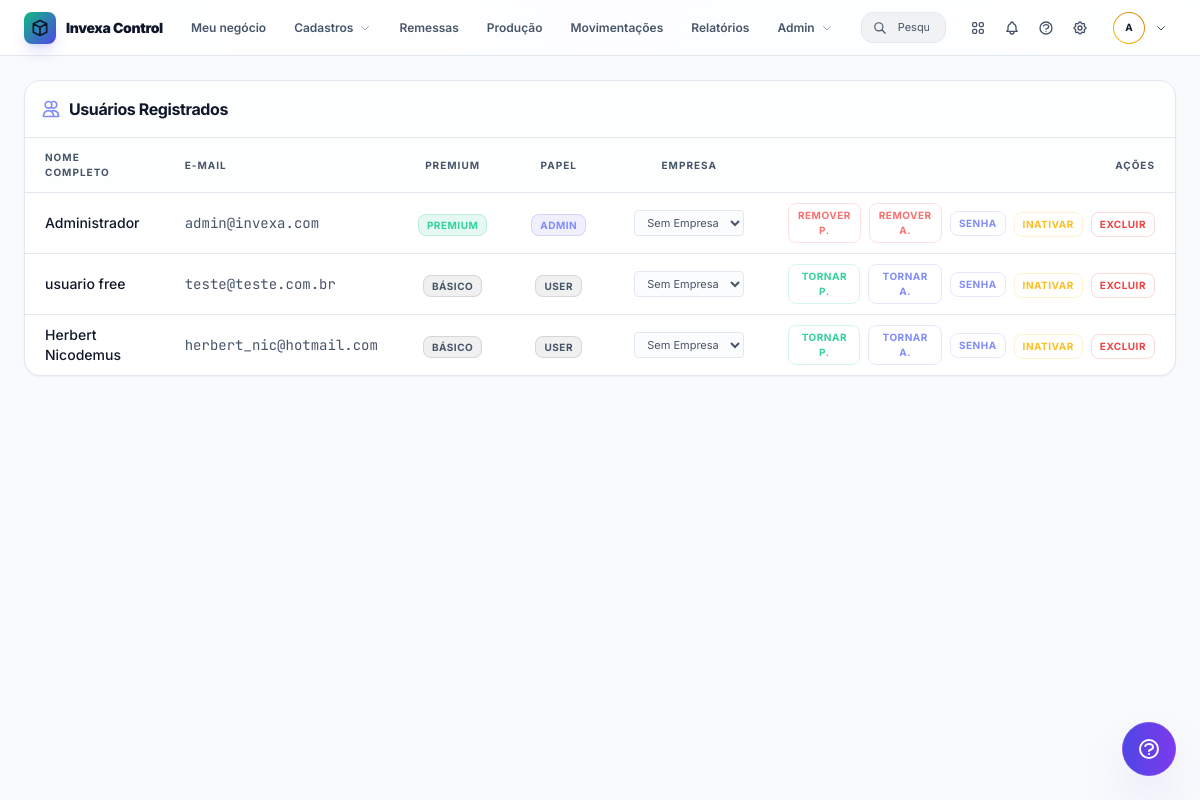
Before: /admin/users (signed in) with the older database file.
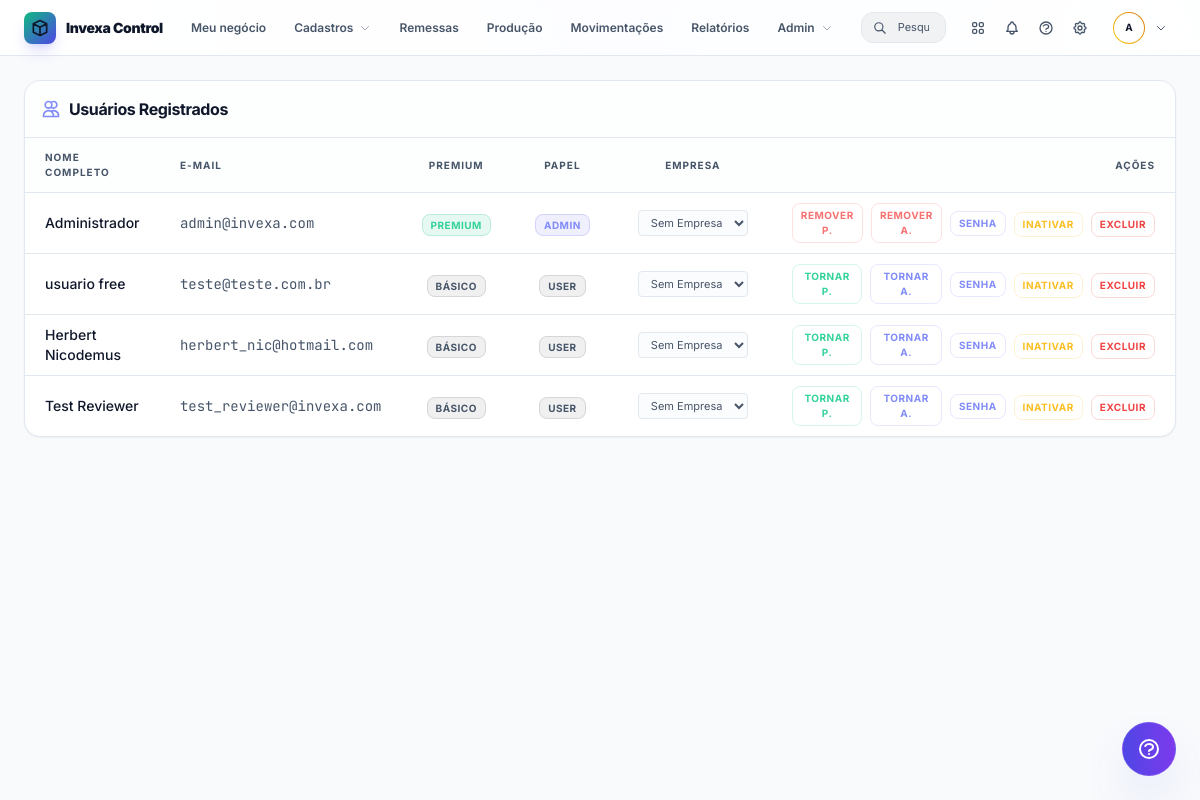
After: the same page with the newer database file.
### app/models/user.py (models this page shows)
class User(Base):
    __tablename__ = "users"
    id = Column(Integer, primary_key=True, index=True)
    email = Column(String, unique=True, index=True)
    hashed_password = Column(String)
    is_active = Column(Boolean, default=True)
    is_admin = Column(Boolean, default=False)
    company_id = Column(Integer, ForeignKey("companies.id"), nullable=True)
    company = relationship("Company", back_populates="users")
    is_premium = Column(Boolean, default=False)
    subscription_status = Column(String, default="inactive") # inactive, active, expired, canceled
    subscription_plan = Column(String, default="free") # free, monthly, annual
    subscription_end_date = Column(DateTime, nullable=True)
    full_name = Column(String, nullable=True)
    guide_version_viewed = Column(Integer, default=0)

### app/api/routers/admin.py (the view)
@router.get("/users")
async def admin_users_list(
    request: Request,
    user: User = Depends(admin_required),
    db: Session = Depends(get_db)
):
    users = db.query(User).all()
    companies = db.query(Company).all()
    return templates.TemplateResponse("admin_users.html", {
        "request": request,
        "user": user,
        "users": users,
        "companies": companies
    })

### app/templates/admin_users.html (shortened to what the changed rows need)
{% extends "base.html" %}
{% block content %}
<div class="flex flex-col gap-4">
    {% set success_msg = request.query_params.get('success') %}
    <div class="bg-surface border border-border rounded-2xl overflow-hidden shadow-sm">
        <div class="overflow-x-auto">
            <table class="w-full text-left border-collapse">
                <thead>
                    <tr class="bg-darker/30 border-b border-border">
                        <th class="px-5 py-3 text-[10px] font-bold text-muted uppercase tracking-widest">Nome
                            Completo</th>
                        <th class="px-5 py-3 text-[10px] font-bold text-muted uppercase tracking-widest">E-mail</th>
                        <th class="px-5 py-3 text-[10px] font-bold text-muted uppercase tracking-widest text-center">
                            Premium</th>
                        <th class="px-5 py-3 text-[10px] font-bold text-muted uppercase tracking-widest text-center">
                            Papel</th>
                        <th class="px-5 py-3 text-[10px] font-bold text-muted uppercase tracking-widest text-center">
                            Empresa</th>
                        <th class="px-5 py-3 text-[10px] font-bold text-muted uppercase tracking-widest text-right">
                            Ações</th>
                    </tr>
                </thead>
                <tbody class="divide-y divide-border">
                    {% for u in users %}
                    <tr class="hover:bg-primary/5 transition-colors group">
                        <td
                            class="px-5 py-2.5 text-sm font-medium text-main group-hover:text-primary transition-colors">
                            {{ u.full_name or 'N/A' }}
                        </td>
                        <td class="px-5 py-2.5 text-sm text-muted font-mono">{{ u.email }}</td>
                        <td class="px-5 py-2.5 text-center">
                            {% if u.is_premium %}
                            <span
                                class="px-2 py-1 bg-emerald-500/10 text-emerald-400 text-[10px] font-bold rounded-lg border border-emerald-500/20 uppercase tracking-wider">PREMIUM</span>
                            {% else %}
                            <span
                                class="px-2 py-1 bg-zinc-500/10 text-muted text-[10px] font-bold rounded-lg border border-zinc-500/20 uppercase tracking-wider">BÁSICO</span>
                            {% endif %}
                        </td>
                        <td class="px-6 py-4 text-center">
                            {% if u.is_admin %}
                            <span
                                class="px-2 py-1 bg-indigo-500/10 text-indigo-400 text-[10px] font-bold rounded-lg border border-indigo-500/20 uppercase tracking-wider">ADMIN</span>
                            {% else %}
                            <span
                                class="px-2 py-1 bg-zinc-500/10 text-muted text-[10px] font-bold rounded-lg border border-zinc-500/20 uppercase tracking-wider">USER</span>
                            {% endif %}
                        </td>
                        <td class="px-6 py-4 text-center">
                            <form action="/admin/users/{{ u.id }}/assign-company" method="POST"
                                class="flex items-center gap-2 justify-center">
                                <select name="company_id"
                                    class="text-[11px] bg-darker/50 border border-border rounded px-2 py-1 text-muted focus:border-primary outline-none transition-all"
                                    onchange="this.form.submit()">
                                    <option value="">Sem Empresa</option>
                                </select>
                            </form>
                        </td>
                        <td class="px-5 py-2.5 text-right">
                            <div class="flex items-center justify-end gap-2">
                                <form action="/admin/users/{{ u.id }}/toggle-premium" method="POST" class="inline">
                                    <button type="submit" class="text-[10px] font-bold transition-all px-2 py-1 rounded-lg border uppercase tracking-wider
                                        {% if u.is_premium %}
                                        text-red-400 border-red-400/20 hover:bg-red-400/10
                                        {% else %}
                                        text-emerald-400 border-emerald-400/20 hover:bg-emerald-400/10
                                        {% endif %}">
                                        {% if u.is_premium %}Remover P.{% else %}Tornar P.{% endif %}
                                    </button>
                                </form>
                                <form action="/admin/users/{{ u.id }}/toggle-admin" method="POST" class="inline">
                                    <button type="submit" class="text-[10px] font-bold transition-all px-2 py-1 rounded-lg border uppercase tracking-wider
                                         {% if u.is_admin %}
                                         text-red-400 border-red-400/20 hover:bg-red-400/10
                                         {% else %}
                                         text-indigo-400 border-indigo-400/20 hover:bg-indigo-400/10
                                         {% endif %}" {% if u.id==user.id %}disabled opacity-50
                                        title="Você não pode remover seu próprio acesso" {% endif %}>
                                        {% if u.is_admin %}Remover A.{% else %}Tornar A.{% endif %}
                                    </button>
                                </form>
                                <button type="button"
                                    onclick="const p = prompt('Digite a nova senha para {{ u.email }}:'); if(p) { document.getElementById('new-password-{{ u.id }}').value = p; document.getElementById('reset-form-{{ u.id }}').submit(); }"
                                    class="text-[10px] font-bold transition-all px-2 py-1 rounded-lg border border-indigo-400/20 text-indigo-400 hover:bg-indigo-400/10 uppercase tracking-wider">
                                    Senha
                                </button>
                                <form action="/admin/users/{{ u.id }}/toggle-active" method="POST" class="inline">
                                    <button type="submit" class="text-[10px] font-bold transition-all px-2 py-1 rounded-lg border uppercase tracking-wider
                                         {% if u.is_active %}
                                         text-amber-400 border-amber-400/20 hover:bg-amber-400/10
                                         {% else %}
                                         text-emerald-400 border-emerald-400/20 hover:bg-emerald-400/10
                                         {% endif %}" {% if u.id==user.id %}disabled opacity-50{% endif %}>
                                        {% if u.is_active %}Inativar{% else %}Ativar{% endif %}
                                    </button>
                                </form>
                                <form action="/admin/users/{{ u.id }}/delete" method="POST" class="inline"
                                    onsubmit="return confirm('Tem certeza que deseja excluir este usuário permanentemente?')">
                                    <button type="submit"
                                        class="text-[10px] font-bold transition-all px-2 py-1 rounded-lg border border-red-500/20 text-red-500 hover:bg-red-500/10 uppercase tracking-wider"
                                        {% if u.id==user.id %}disabled opacity-50{% endif %}>
                                        Excluir
                                    </button>
                                </form>
                            </div>
                        </td>
                    </tr>
                    {% endfor %}
                </tbody>
            </table>
        </div>
    </div>
</div>
{% endblock %}

### app/templates/base.html (shortened to what the changed rows need)
<!DOCTYPE html>
<html lang="pt-BR">
<head>
    <script src="https://cdn.tailwindcss.com"></script>
    <link rel="stylesheet" href="{{ url_for('static', path='css/style.css') }}">
</head>
<body
    class="bg-dark text-main font-sans antialiased h-screen flex flex-col overflow-hidden selection:bg-indigo-500/30 selection:text-indigo-200 transition-colors duration-300">
    <header
        class="bg-surface/90 backdrop-blur-xl border-b border-border h-14 flex items-center px-4 md:px-6 gap-4 z-[9999] shrink-0 select-none">
        <div class="flex items-center gap-1 sm:gap-2 shrink-0">
            <div class="relative h-full flex items-center" x-data="{ open: false }" @click.away="open = false">
                <button @click="open = !open"
                    class="flex items-center gap-2.5 p-1 px-2 rounded-full hover:bg-primary/5 transition-all outline-none border border-transparent {% if user and user.is_premium %}hover:border-yellow-500/20{% else %}hover:border-primary/20{% endif %}">
                    <div
                        class="w-8 h-8 rounded-full bg-gradient-to-tr {% if user and user.is_premium %}from-yellow-400 to-amber-600{% else %}from-emerald-500 to-indigo-600{% endif %} p-[1px] shrink-0">
                        <div
                            class="h-full w-full rounded-full bg-surface flex items-center justify-center text-main font-bold text-[10px]">
                            {{ user.full_name[0] if (user and user.full_name) else 'U' }}</div>
                    </div>
                </button>
            </div>
        </div>
    </header>
    <main class="flex-1 flex flex-col min-h-0 relative w-full bg-dark">
        <div class="flex-1 overflow-y-auto p-4 md:p-6 custom-scrollbar">
            {% block content %}{% endblock %}
        </div>
    </main>
</body>
</html>

Changed rows visible on the page:
added User: full_name "Test Reviewer", email "test_reviewer@invexa.com", is_premium "BÁSICO", is_admin "USER", is_active "INATIVAR"
